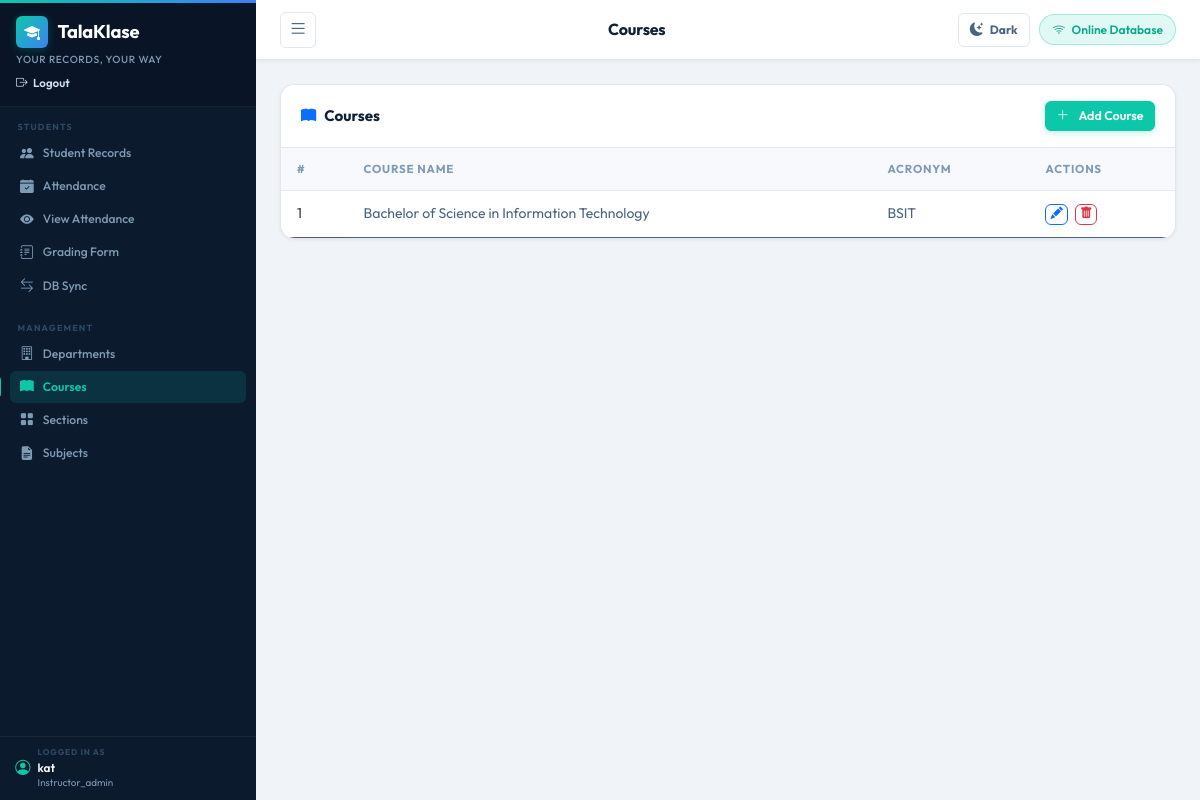
/index.php?page=courses (signed in), run on the app's committed database.
### tables this page shows
CREATE TABLE `course` (
  `course_id` int(11) NOT NULL,
  `course_name` varchar(100) NOT NULL,
  `course_acronym` varchar(10) NOT NULL,
  `dept_id` int(11) DEFAULT NULL
);

### pages/courses.php (called while the page is built)
<?php
$config = [
  'title'     => 'Courses',
  'icon'      => 'bi-book-fill',
  'table'     => 'course',
  'pk'        => 'course_id',
  'fields'    => [
    ['name'=>'course_name',    'label'=>'Course Name',    'type'=>'text', 'required'=>true],
    ['name'=>'course_acronym', 'label'=>'Acronym',        'type'=>'text', 'required'=>true],
    ['name'=>'dept_id',        'label'=>'Department',     'fk'=>['table'=>'department','id'=>'dept_id','label'=>'dept_name']],
  ],
  'list_cols' => ['course_name'=>'Course Name','course_acronym'=>'Acronym'],
  'order'     => 'course_name',
];
include __DIR__ . '/../includes/crud_page.php';

### includes/crud_page.php (the view, shortened to what this page needs)
<?php
$pdo = getConnection();
$rows = $pdo->query("SELECT * FROM {$config['table']} ORDER BY {$config['order']}")->fetchAll();
?>
<div class="card">
  <div class="card-header d-flex justify-content-between align-items-center">
    <h6 class="mb-0"><i class="bi <?= $config['icon'] ?> me-2 text-primary"></i><?= htmlspecialchars($config['title']) ?></h6>
    <button class="btn btn-primary btn-sm" data-bs-toggle="modal" data-bs-target="#addModal">
      <i class="bi bi-plus-lg me-1"></i> Add <?= rtrim($config['title'],'s') ?>
    </button>
  </div>
  <div class="table-responsive">
    <table class="table table-hover mb-0">
      <thead>
        <tr>
          <th>#</th>
          <?php foreach ($config['list_cols'] as $col => $label): ?><th><?= $label ?></th><?php endforeach; ?>
          <th>Actions</th>
        </tr>
      </thead>
      <tbody>
        <?php if (empty($rows)): ?>
          <tr><td colspan="<?= count($config['list_cols'])+2 ?>" class="text-center text-muted py-4"><i class="bi bi-inbox me-2"></i>No records found.</td></tr>
        <?php else: foreach ($rows as $i => $row): ?>
          <tr>
            <td class="text-muted"><?= $i+1 ?></td>
            <?php foreach ($config['list_cols'] as $col => $label): ?>
              <td><?= htmlspecialchars($row[$col] ?? '') ?></td>
            <?php endforeach; ?>
            <td>
              <button class="btn btn-sm btn-outline-primary py-0 px-1"
                onclick='openEdit(<?= htmlspecialchars(json_encode($row)) ?>)'>
                <i class="bi bi-pencil-fill"></i>
              </button>
              <button class="btn btn-sm btn-outline-danger py-0 px-1 ms-1"
                onclick="deleteRecord(<?= $row[$config['pk']] ?>, '<?= htmlspecialchars($row[array_key_first($config['list_cols'])]) ?>')">
                <i class="bi bi-trash-fill"></i>
              </button>
            </td>
          </tr>
        <?php endforeach; endif; ?>
      </tbody>
    </table>
  </div>
</div>

### assets/css/style.css (style rules this page uses)
:root { --sidebar-w: 256px; --topbar-h: 60px; --sb-bg: #0c1a2e; --sb-header-bg: #091526; --sb-text: #7e9bb5; --sb-text-hover: #cfe0f0; --sb-active-bg: rgba(13,200,168,0.14); --sb-active-text: #0dc8a8; --sb-section: #2d4a63; --sb-border: rgba(255,255,255,0.06); --accent: #0dc8a8; --accent-dark: #09a98d; --accent-light: rgba(13,200,168,0.12); --accent-glow: rgba(13,200,168,0.25); --bg: #f0f4f8; --surface: #ffffff; --surface-2: #f7f9fc; --border: #e2e8f0; --border-strong: #cbd5e1; --row-hover: #f0faf8; --overlay-bg: rgba(240,244,248,0.8); --text-primary: #0f2135; --text-secondary: #4a6580; --text-muted: #7e9bb5; --success: #10b981; --warning: #f59e0b; --danger: #ef4444; --info: #3b82f6; --radius-sm: 6px; --radius: 10px; --radius-lg: 14px; --shadow-sm: 0 1px 3px rgba(15,33,53,0.08); --shadow: 0 2px 8px rgba(15,33,53,0.10); --shadow-lg: 0 8px 24px rgba(15,33,53,0.13); --trans: 0.22s cubic-bezier(0.4,0,0.2,1); }
*,*::before,*::after { box-sizing:border-box; }
body { font-family: 'Outfit', system-ui, sans-serif; background: var(--bg); color: var(--text-primary); margin: 0; -webkit-font-smoothing: antialiased; }
.card { border:1px solid var(--border);border-radius:var(--radius-lg);box-shadow:var(--shadow-sm);background:var(--surface); }
.card-header { background:var(--surface);border-bottom:1px solid var(--border); border-radius:var(--radius-lg) var(--radius-lg) 0 0 !important; padding:1rem 1.25rem; display:flex; align-items:center; justify-content:space-between; flex-wrap:wrap; gap:0.75rem; }
.card-header h5,.card-header h6 { font-weight:700;font-size:0.95rem;color:var(--text-primary);margin:0; }
.table-responsive { overflow-x:auto;-webkit-overflow-scrolling:touch;border-radius:0 0 var(--radius-lg) var(--radius-lg); }
.table { font-size:0.875rem;margin:0; }
.table thead th { background:var(--surface-2);font-weight:700;font-size:0.72rem; text-transform:uppercase;letter-spacing:0.8px;color:var(--text-muted); border-bottom:1px solid var(--border);border-top:none; padding:0.75rem 1rem;white-space:nowrap; }
.table tbody tr { transition:background var(--trans);border-bottom:1px solid var(--border); }
.table tbody tr:last-child { border-bottom:none; }
.table td { vertical-align:middle;padding:0.75rem 1rem;color:var(--text-secondary); }
.table td:first-child { color:var(--text-primary);font-weight:500; }
.btn { font-family:'Outfit',system-ui,sans-serif;font-weight:600;font-size:0.85rem; border-radius:var(--radius-sm);transition:all var(--trans); display:inline-flex;align-items:center;gap:0.35rem; }
.btn-primary { background:var(--accent);border-color:var(--accent);color:#fff;box-shadow:0 2px 6px var(--accent-glow); }
.btn-sm { font-size:0.78rem;padding:0.3rem 0.65rem; }

### data on the page
course: course_name "Bachelor of Science in Information Technology", course_acronym "BSIT"

### other printed values
current_user()['name'] "kat"
current_user()['role'] "Instructor_admin"
$currentTitle "Courses"
$_SESSION['db_source'] "Online Database"
$config['title'] "Courses"
rtrim($config['title'],'s') "Course"
$label "COURSE NAME"
$label "ACRONYM"
